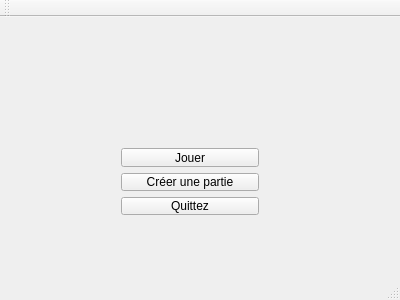
<?xml version="1.0" encoding="UTF-8"?>
<ui version="4.0">
 <class>Appliaction</class>
 <widget class="QMainWindow" name="Appliaction">
  <property name="geometry">
   <rect>
    <x>0</x>
    <y>0</y>
    <width>400</width>
    <height>300</height>
   </rect>
  </property>
  <property name="windowTitle">
   <string>Appliaction</string>
  </property>
  <widget class="QWidget" name="centralWidget">
   <widget class="QWidget" name="verticalLayoutWidget">
    <property name="geometry">
     <rect>
      <x>110</x>
      <y>120</y>
      <width>160</width>
      <height>89</height>
     </rect>
    </property>
    <layout class="QVBoxLayout" name="verticalLayout">
     <item>
      <widget class="QPushButton" name="pushButton">
       <property name="text">
        <string>Jouer</string>
       </property>
      </widget>
     </item>
     <item>
      <widget class="QPushButton" name="pushButton_2">
       <property name="text">
        <string>Créer une partie</string>
       </property>
      </widget>
     </item>
     <item>
      <widget class="QPushButton" name="pushButton_3">
       <property name="text">
        <string>Quittez</string>
       </property>
      </widget>
     </item>
    </layout>
   </widget>
  </widget>
  <widget class="QMenuBar" name="menuBar">
   <property name="geometry">
    <rect>
     <x>0</x>
     <y>0</y>
     <width>400</width>
     <height>22</height>
    </rect>
   </property>
  </widget>
  <widget class="QToolBar" name="mainToolBar">
   <attribute name="toolBarArea">
    <enum>TopToolBarArea</enum>
   </attribute>
   <attribute name="toolBarBreak">
    <bool>false</bool>
   </attribute>
  </widget>
  <widget class="QStatusBar" name="statusBar"/>
 </widget>
 <layoutdefault spacing="6" margin="11"/>
 <resources/>
 <connections/>
</ui>
